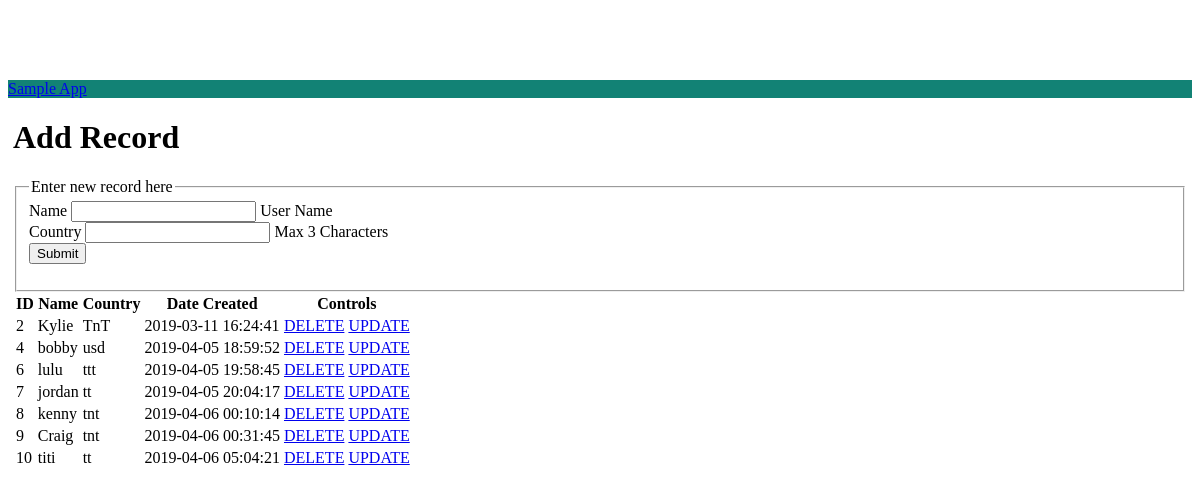
Page /app1 on the earlier database version.
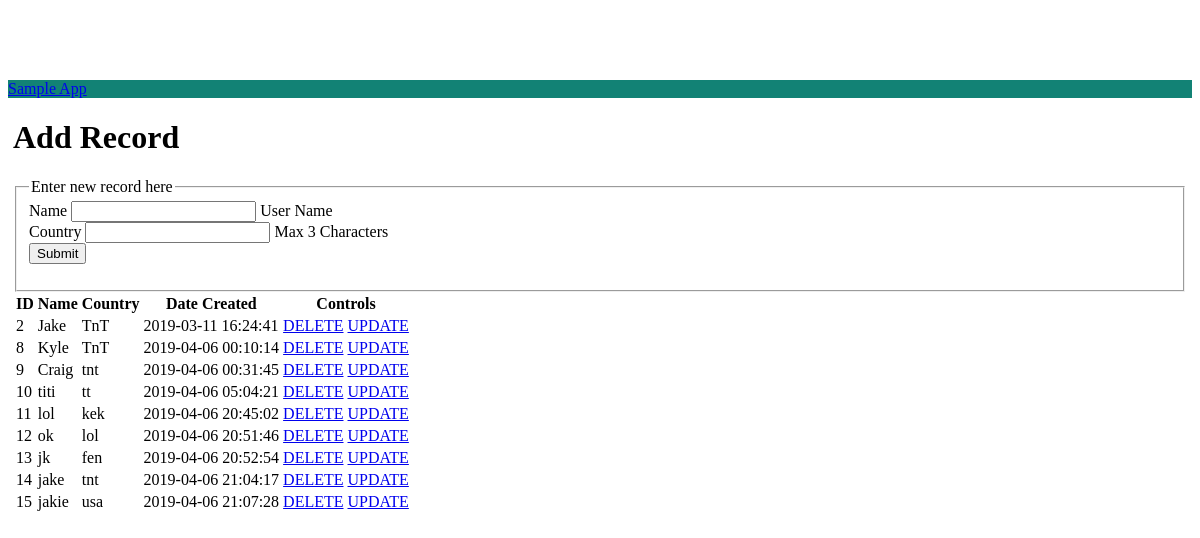
Same page on the later database version.
### app.py (models this page shows, shortened)
class Person(db.Model):
    __tablename__ = 'persons'
    id = Column(Integer, primary_key=True, autoincrement="auto")
    name = Column(String(50), unique=True)
    date_created = Column(DateTime(), server_default=func.now())
    country = Column(String(3), default='TnT')
    def toDict(self):
        return {
            'id': self.id,
            'name': self.name,
            'date_created': self.date_created,
            'country': self.country
        }

### app.py (the view)
@app.route('/app1')
def app1():
    records = Person.query.all()
    records = list(map(lambda object: object.toDict(), records))
    response = jsonify(records)
    return render_template("app1.html", person=None, records=records, host=host)

### templates/app1.html (shortened to what this page needs)
<html lang="en">
    <head>
        <link rel="stylesheet" href="https://unpkg.com/bootstrap-material-design@4.1.1/dist/css/bootstrap-material-design.min.css">
    </head>
    <body>
        <nav class="navbar navbar-expand-md navbar-dark fixed-top bg-dark">
            <a class="navbar-brand" href="#">Sample App</a>
        </nav>
        <div class="container">
            <div class="row">
                <div class="col-sm-4">
                    {% if person != None %}
                        <div class="row">
                            <h1>Edit Record</h1>
                        </div>
                        <div class="row">
                            <div>
                                <fieldset>
                                    <legend>Updating id: {{person.id}}</legend>
                                    <form method="POST" action="{{host}}/persons/update/{{person.id}}">
                                      <div class="form-group">
                                        <label for="nameText" class="bmd-label-floating">Name</label>
                                        <input type="text" name="name" class="form-control" value="{{person.name}}" id="nameText">
                                        <span class="bmd-help">User Name</span>
                                      </div>
                                      <div class="form-group">
                                        <label for="countryText" class="bmd-label-floating">Country</label>
                                        <input type="text" name="country" maxlength="3" value="{{person.country}}" class="form-control" id="countryText">
                                        <span class="bmd-help">Max 3 Characters</span>
                                      </div>
                                      <button type="submit" class="btn btn-primary btn-raised">Update</button>
                                      <a href="/" role="button" class="btn btn-primary btn-raised">Cancel</a>
                                    </form>
                                </fieldset>
                            </div>
                        </div>
                    {% else %}
                        <div class="row">
                            <div>
                                <h1>Add Record</h1>
                            </div>
                        </div>
                        <div class="row">
                            <fieldset>
                                <legend>Enter new record here</legend>
                                <form method="POST" action="{{host}}/persons">
                                  <div class="form-group">
                                    <label for="nameText" class="bmd-label-floating">Name</label>
                                    <input type="text" name="name" class="form-control" id="nameText">
                                    <span class="bmd-help">User Name</span>
                                  </div>
                                  <div class="form-group">
                                    <label for="countryText" class="bmd-label-floating">Country</label>
                                    <input type="text" name="country" maxlength="3" class="form-control" id="countryText">
                                    <span class="bmd-help">Max 3 Characters</span>
                                  </div>
                                  <button type="submit" class="btn btn-primary btn-raised">Submit</button>
                                </form>
                            </fieldset>
                        </div>
                    {% endif %}
                </div>
                <div class="col-sm-8">
                    <table class="table table-striped table-hover">
                        <thead class="thead-dark">
                            <tr>
                                <th>ID</th><th>Name</th><th>Country</th><th>Date Created</th><th>Controls</th>
                            </tr>
                        </thead>
                        <tbody>
                            {% for user in records %}
                            <tr>
                                <td>{{user.id}}</td>
                                <td>{{user.name}}</td>
                                <td>{{user.country}}</td>
                                <td>{{user.date_created}}</td>
                                <td>
                                    <a href="{{host}}/persons/delete/{{user.id}}">DELETE</a>
                                    <a href="{{host}}/update/{{user.id}}">UPDATE</a>
                                </td>
                            </tr>
                            {% endfor %}
                        </tbody>
                    </table>
                </div>
            </div>
        </div>
    </body>
</html>

### templates/app1.html (style rules this page uses)
body { min-height: 75rem; padding-top: 4.5rem; }
.bg-dark { background-color: #128275!important; }
.container { padding-left:5px; padding-right:5px; }

Differences in the rows shown:
removed Person: id "4", name "bobby", country "usd", date_created "2019-04-05 18:59:52"
removed Person: id "6", name "lulu", country "ttt", date_created "2019-04-05 19:58:45"
removed Person: id "7", name "jordan", country "tt", date_created "2019-04-05 20:04:17"
changed Person id 2: name "Kylie" → "Jake"
changed Person id 8: name "kenny" → "Kyle"; country "tnt" → "TnT"
added Person: id "11", name "lol", country "kek", date_created "2019-04-06 20:45:02"
added Person: id "12", name "ok", country "lol", date_created "2019-04-06 20:51:46"
added Person: id "13", name "jk", country "fen", date_created "2019-04-06 20:52:54"
added Person: id "14", name "jake", country "tnt", date_created "2019-04-06 21:04:17"
added Person: id "15", name "jakie", country "usa", date_created "2019-04-06 21:07:28"
